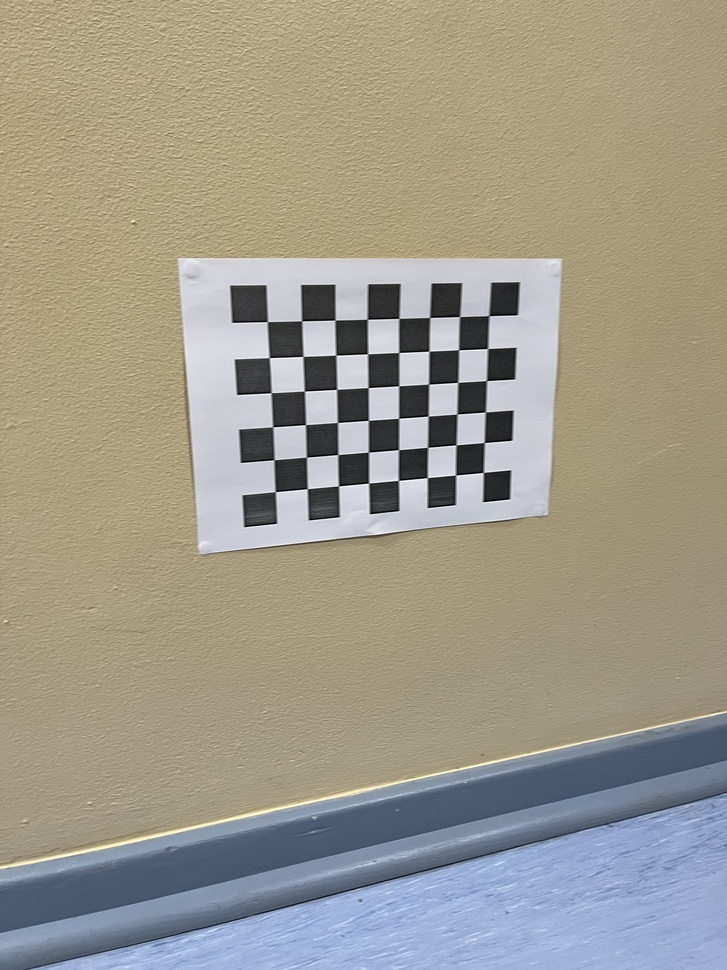
#> input picture Models/calibrationImages/IMG_1414.jpg, 727 x 970 px, shrunk from 3024 x 4032 before the run; its folder holds only this picture in this run
$ python calibrate.py
#> lines starting #> are read from the running program, lines starting #| are printed output that depends on the picture; after the words box and inside, x2 and y2 are one past the last pixel; in counts of white or black regions, pixels touching at a corner belong together
import numpy as np
import cv2 as cv
import glob
import os

def calibrate():
    # termination criteria
    criteria = (cv.TERM_CRITERIA_EPS + cv.TERM_CRITERIA_MAX_ITER, 30, 0.001)

    nRows = 6
    nCols = 8

    # prepare object points, like (0,0,0), (1,0,0), (2,0,0) ....,(6,5,0)
    objp = np.zeros((nRows*nCols,3), np.float32)
    objp[:,:2] = np.mgrid[0:nCols,0:nRows].T.reshape(-1,2)

    # Arrays to store object points and image points from all the images.
    objpoints = [] # 3d point in real world space
    imgpoints = [] # 2d points in image plane.

    root = os.getcwd()
    calibrationDir = os.path.join(root, 'calibrationImages/')
    images = glob.glob(os.path.join(calibrationDir, '*.jpg'))
    for fname in images:
        img = cv.imread(fname)
#> img is the input picture: shape (970, 727, 3); mean B, G, R 139.8, 153.8, 158.8
        gray = cv.cvtColor(img, cv.COLOR_BGR2GRAY)
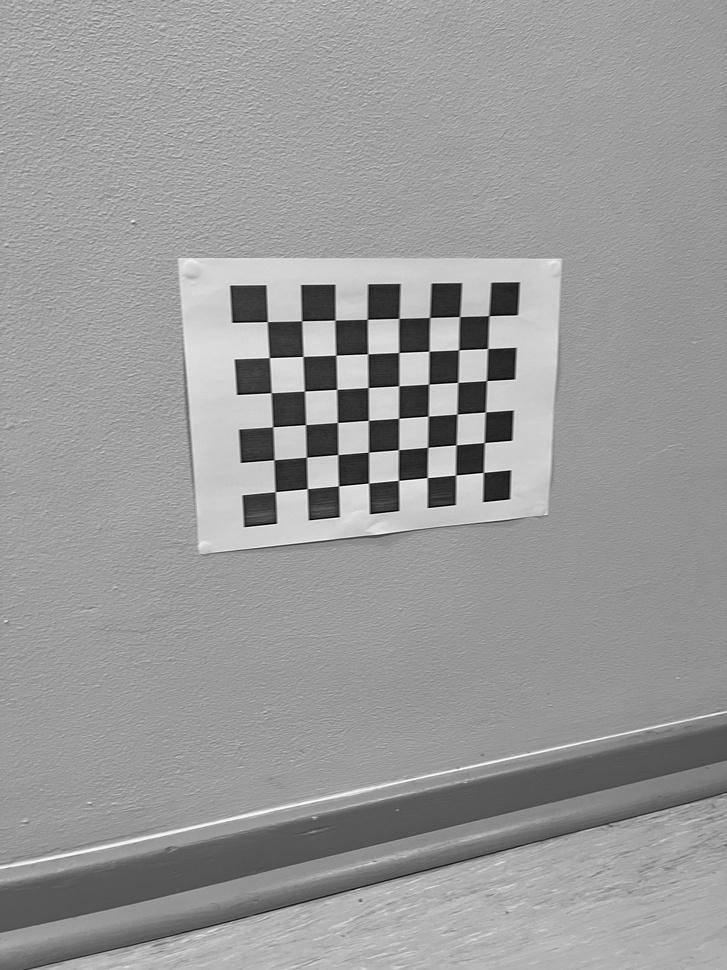
#> gray: shape (970, 727); min 0, max 255, mean 153.7

        # Find the chess board corners
        ret, corners = cv.findChessboardCorners(gray, (nCols,nRows), None)
#> ret = True; corners = 48 rows, first 8: [267.3, 321.6], [301.8, 320.8], [335, 320], [367.3, 319.3], [398.9, 318.4], [429.7, 317.4], [459.6, 316.5], [488.8, 315.6]

        # If found, add object points, image points (after refining them)
        if ret == True:
            objpoints.append(objp)

            corners2 = cv.cornerSubPix(gray,corners, (11,11), (-1,-1), criteria)
#> corners2 = 48 rows, first 8: [267.3, 321.6], [301.7, 320.8], [335, 320.1], [367.3, 319.3], [398.8, 318.4], [429.6, 317.5], [459.5, 316.6], [488.8, 315.7]
            imgpoints.append(corners2)
            cv.drawChessboardCorners(img, (8,6), corners2, ret)
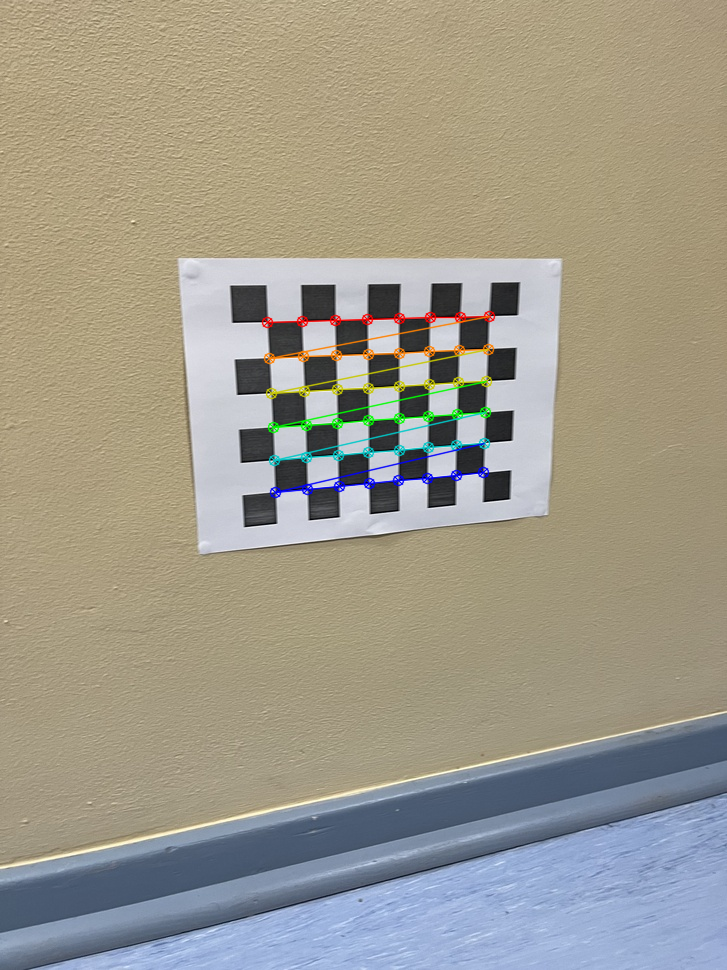
#> img: shape (970, 727, 3); 1.52% of pixels changed, all inside (x1, y1, x2, y2) = (261, 310, 496, 499)
            cv.imshow('img', img)
            cv.waitKey(500)


    ret, mtx, dist, rvecs, tvecs = cv.calibrateCamera(objpoints, imgpoints, gray.shape[::-1], None, None)
#> ret = 0.114; mtx = [[804.7, 0, 291.1], [0, 782.1, 518.8], [0, 0, 1]]; dist = [[0.351, -1.39, 0.0115, -0.0369, 3.36]]; rvecs = ([0.268, -0.285, -0.0678],); tvecs = ([-0.606, -5.64, 22.59],)

    curFolder = os.path.dirname(os.path.abspath(__file__))
    paramPath = os.path.join(curFolder, 'calibration.npz')
    np.savez(paramPath,camMatrix = mtx,distCoeff = dist)
    return mtx

if __name__ == '__main__':
    calibrate()

$ run again, on Models/calibrationImages/IMG_1420.jpg
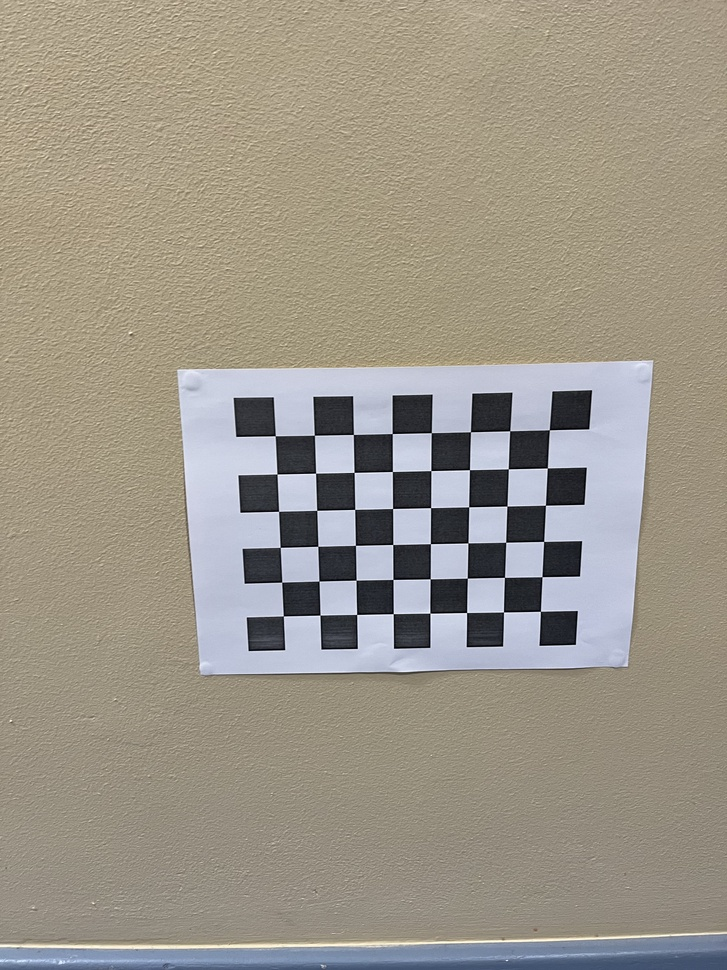
#> input picture Models/calibrationImages/IMG_1420.jpg, 727 x 970 px, shrunk from 3024 x 4032 before the run
#> in calibrate, img is the input picture: shape (970, 727, 3); mean B, G, R 137.1, 149.6, 156.1
#> in calibrate, `gray = cv.cvtColor(img, cv.COLOR_BGR2GRAY)`:
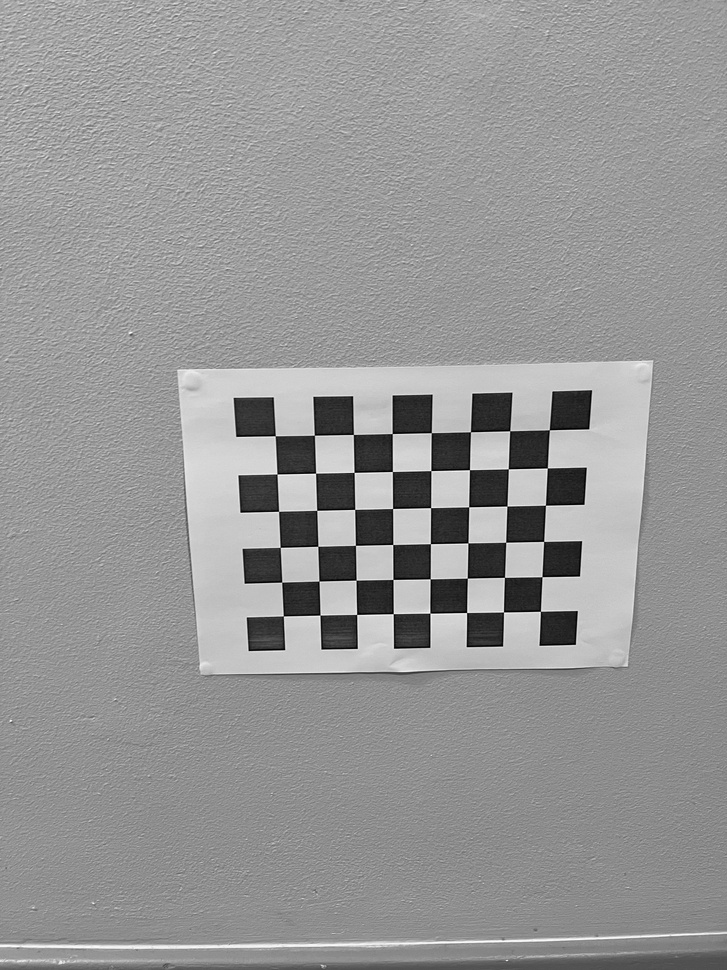
#> gray: shape (970, 727); min 0, max 254, mean 150.2
#> in calibrate, `ret, corners = cv.findChessboardCorners(gray, (nCols,nRows), None)`: ret = True; corners = 48 rows, first 8: [275.2, 435.7], [314.4, 435.2], [353.4, 434.5], [392.3, 433.5], [431.3, 432.6], [470.5, 431.7], [509.7, 430.7], [549.4, 429.8]
#> corners2 = 48 rows, first 8: [275.3, 435.7], [314.4, 435.2], [353.4, 434.5], [392.3, 433.5], [431.3, 432.7], [470.5, 431.7], [509.7, 430.7], [549.3, 429.8]
#> in calibrate, `cv.drawChessboardCorners(img, (8,6), corners2, ret)`:
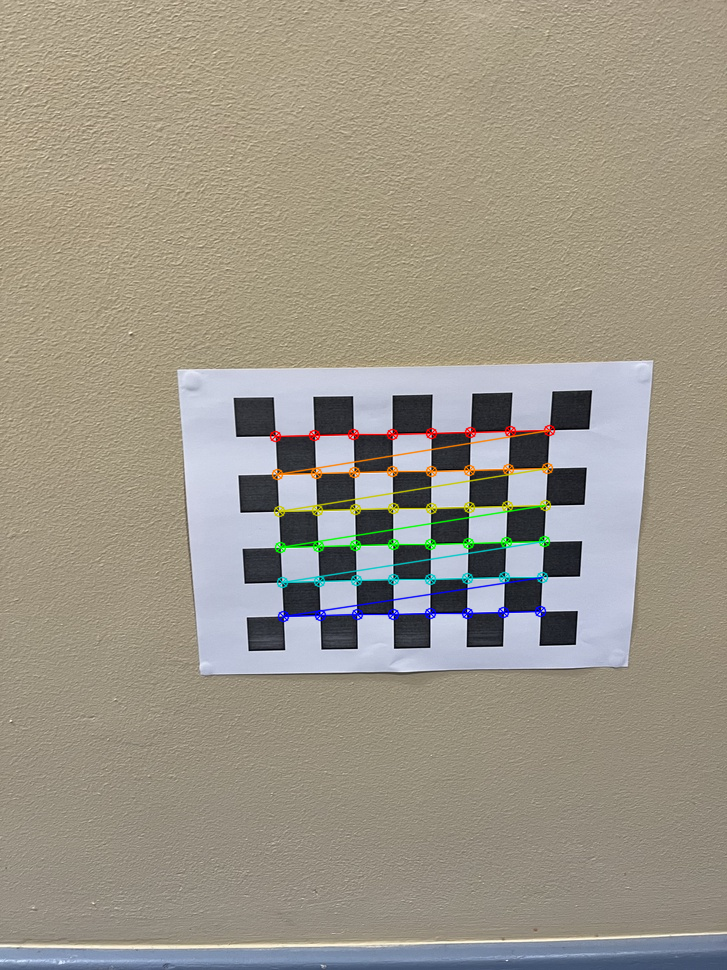
#> img: shape (970, 727, 3); 1.76% of pixels changed, all inside (x1, y1, x2, y2) = (269, 424, 556, 623)
#> in calibrate, `ret, mtx, dist, rvecs, tvecs = cv.calibrateCamera(objpoints, imgpoints..`: ret = 0.155; mtx = [[1305.4, 0, 308.8], [0, 1418.3, 464.5], [0, 0, 1]]; dist = [[-0.377, 24.96, -0.0054, -0.0181, -316.6]]; rvecs = ([0.459, 0.0327, -0.0284],); tvecs = ([-0.859, -0.668, 33.36],)

$ run again, on Models/calibrationImages/IMG_1422.jpg
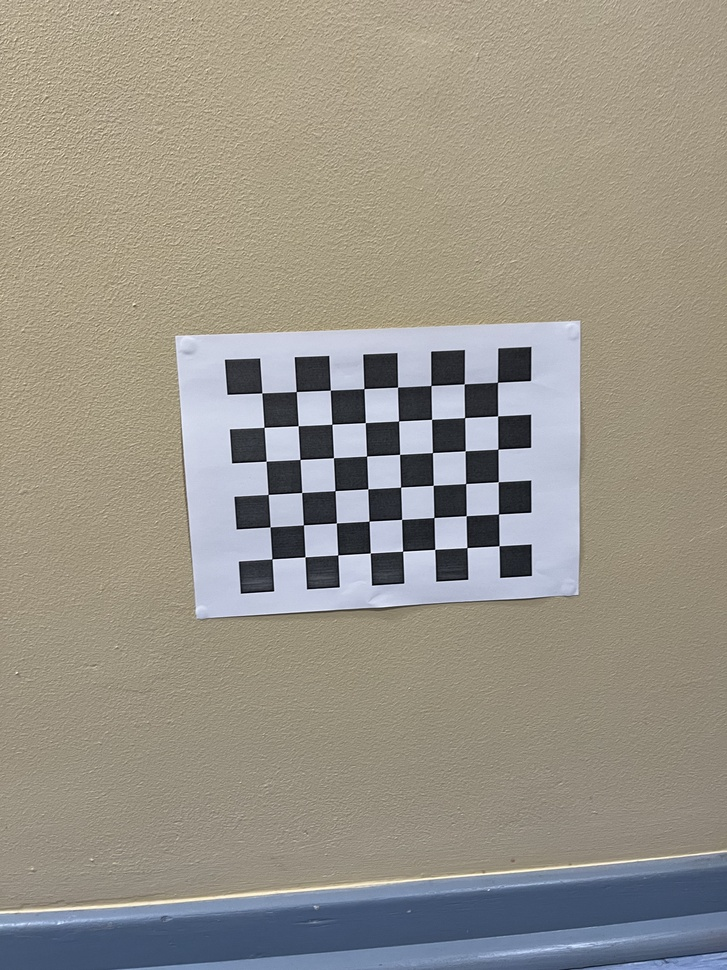
#> input picture Models/calibrationImages/IMG_1422.jpg, 727 x 970 px, shrunk from 3024 x 4032 before the run
#> in calibrate, img is the input picture: shape (970, 727, 3); mean B, G, R 136.8, 147.4, 152.6
#> in calibrate, `gray = cv.cvtColor(img, cv.COLOR_BGR2GRAY)`:
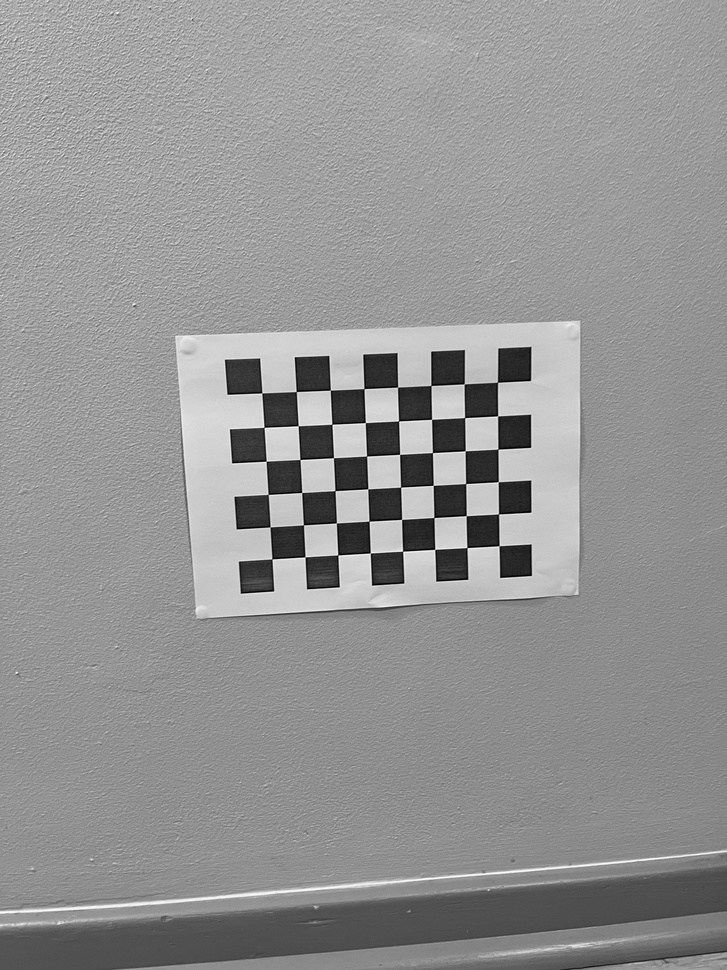
#> gray: shape (970, 727); min 0, max 254, mean 147.8
#> in calibrate, `ret, corners = cv.findChessboardCorners(gray, (nCols,nRows), None)`: ret = True; corners = 48 rows, first 8: [261.8, 392.9], [296.3, 391.5], [330.3, 390.2], [364, 388.6], [397.5, 387.1], [431, 385.5], [464.2, 383.8], [497.5, 382.3]
#> corners2 = 48 rows, first 8: [261.8, 392.9], [296.3, 391.5], [330.3, 390.1], [363.9, 388.6], [397.5, 387.1], [431, 385.5], [464.2, 383.8], [497.5, 382.3]
#> in calibrate, `cv.drawChessboardCorners(img, (8,6), corners2, ret)`:
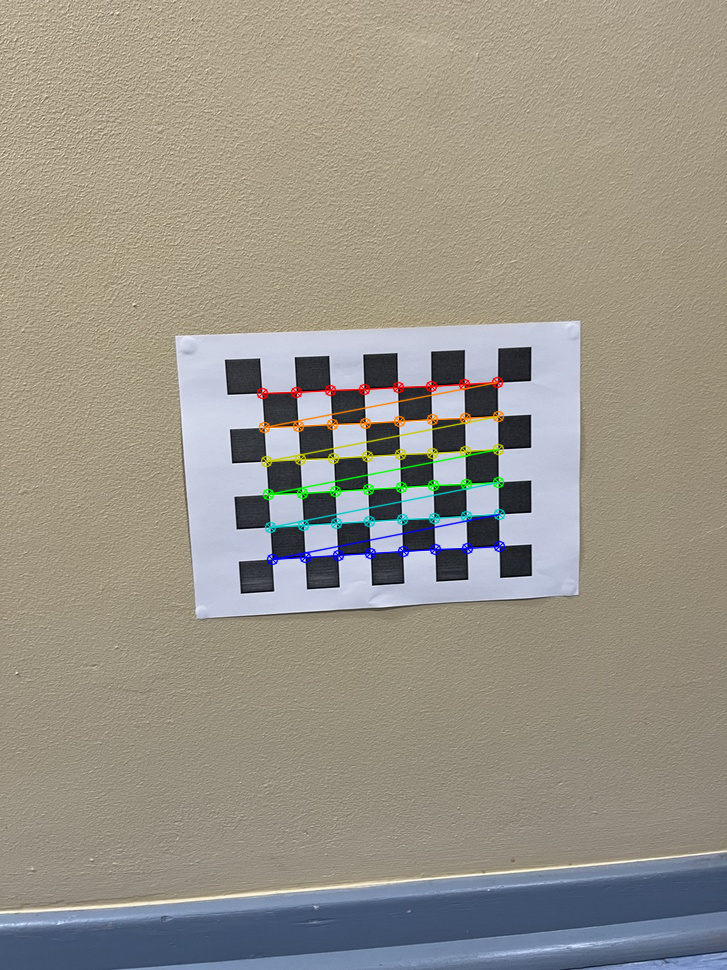
#> img: shape (970, 727, 3); 1.6% of pixels changed, all inside (x1, y1, x2, y2) = (256, 376, 506, 566)
#> in calibrate, `ret, mtx, dist, rvecs, tvecs = cv.calibrateCamera(objpoints, imgpoints..`: ret = 0.104; mtx = [[926.2, 0, 308.1], [0, 916.8, 540], [0, 0, 1]]; dist = [[0.396, -2.51, 0.0127, -0.0265, 12.33]]; rvecs = ([0.192, -0.0652, -0.0538],); tvecs = ([-1.33, -4.32, 27.1],)

$ run again, on Models/calibrationImages/IMG_1416.jpg
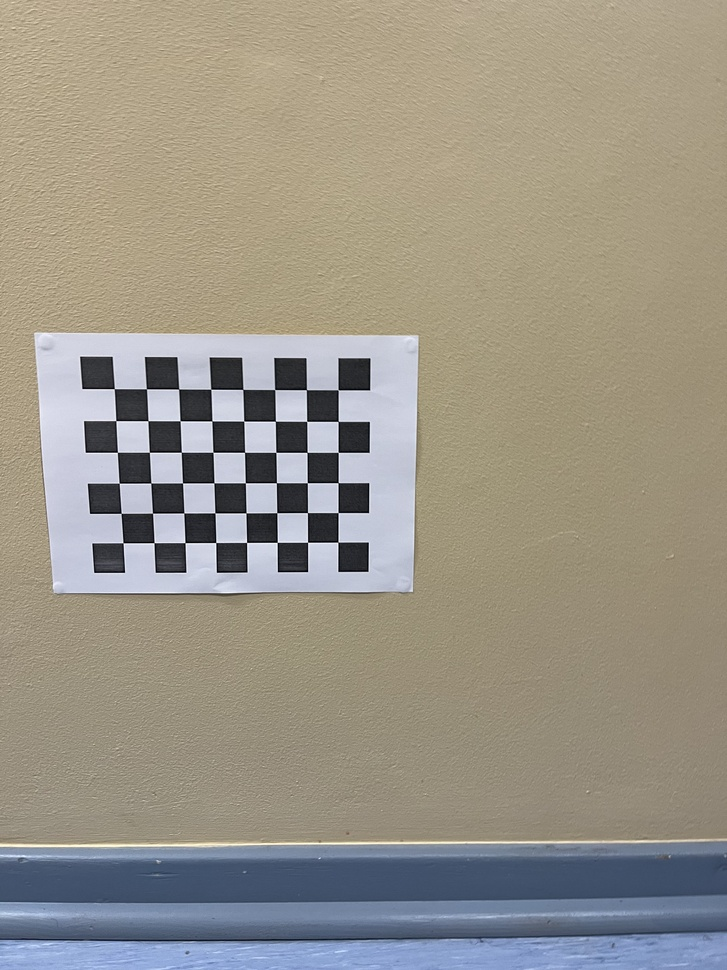
#> input picture Models/calibrationImages/IMG_1416.jpg, 727 x 970 px, shrunk from 3024 x 4032 before the run
#> in calibrate, img is the input picture: shape (970, 727, 3); mean B, G, R 135.7, 148.3, 154
#> in calibrate, `gray = cv.cvtColor(img, cv.COLOR_BGR2GRAY)`:
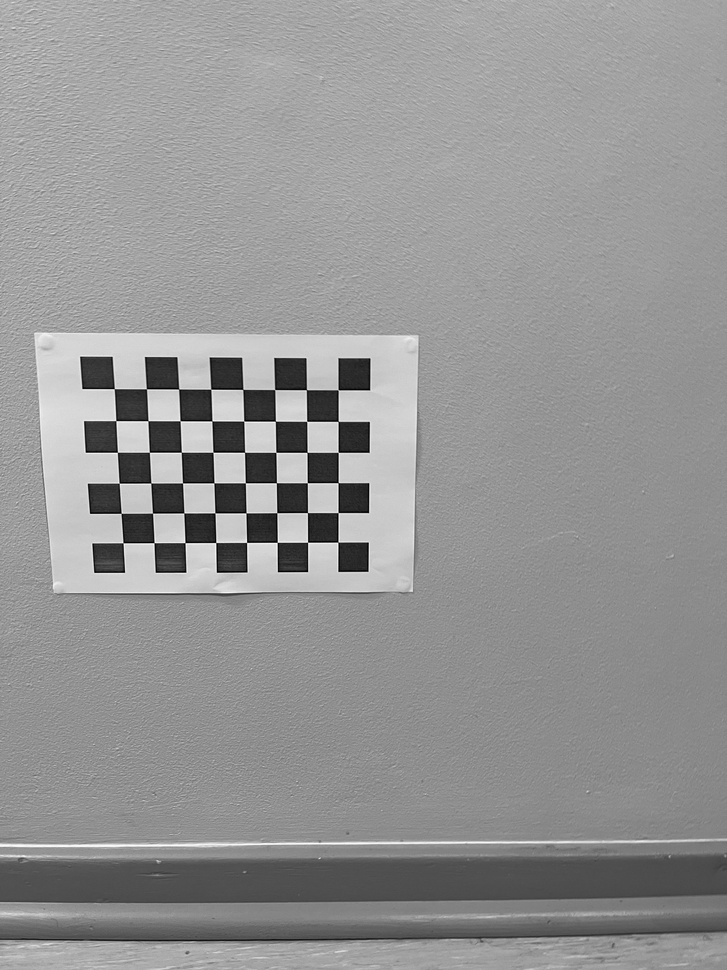
#> gray: shape (970, 727); min 0, max 254, mean 148.5
#> in calibrate, `ret, corners = cv.findChessboardCorners(gray, (nCols,nRows), None)`: ret = True; corners = 48 rows, first 8: [114.3, 388.6], [146.4, 388.8], [178.6, 389], [210.8, 389.2], [242.8, 389.4], [274.7, 389.5], [306.4, 389.6], [338.1, 389.8]
#> corners2 = 48 rows, first 8: [114.3, 388.7], [146.4, 388.8], [178.6, 389], [210.8, 389.2], [242.8, 389.4], [274.7, 389.6], [306.4, 389.7], [338.2, 389.8]
#> in calibrate, `cv.drawChessboardCorners(img, (8,6), corners2, ret)`:
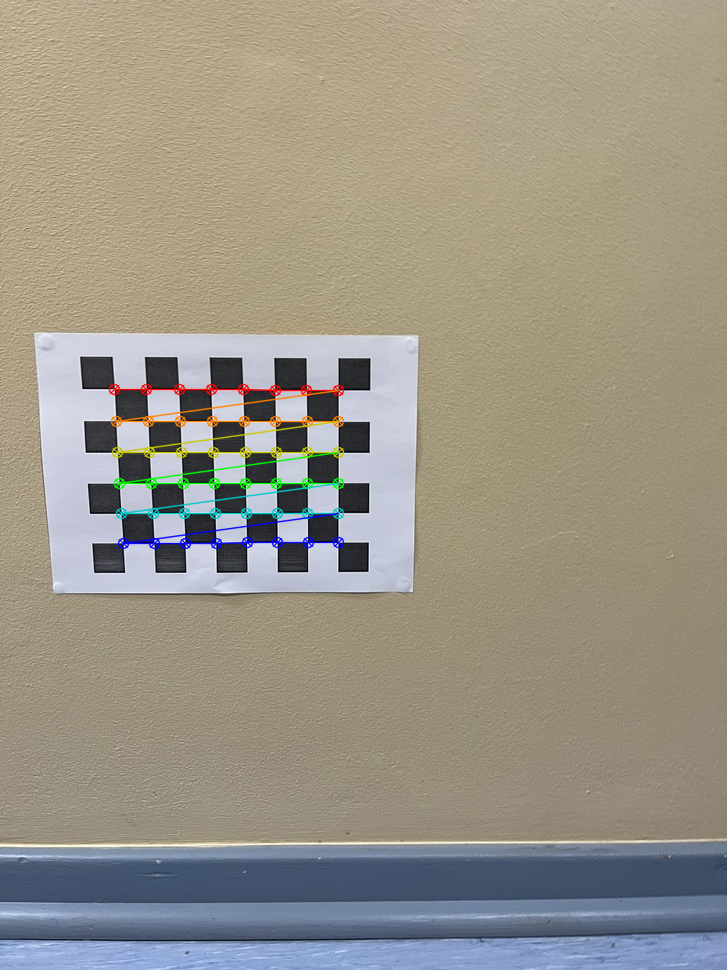
#> img: shape (970, 727, 3); 1.54% of pixels changed, all inside (x1, y1, x2, y2) = (108, 383, 345, 550)
#> in calibrate, `ret, mtx, dist, rvecs, tvecs = cv.calibrateCamera(objpoints, imgpoints..`: ret = 0.149; mtx = [[638.8, 0, 340.7], [0, 633.4, 492.7], [0, 0, 1]]; dist = [[0.0224, 0.325, -0.00203, -0.0035, -2.86]]; rvecs = ([0.171, -0.0286, 0.00036],); tvecs = ([-7.08, -3.27, 20.06],)
